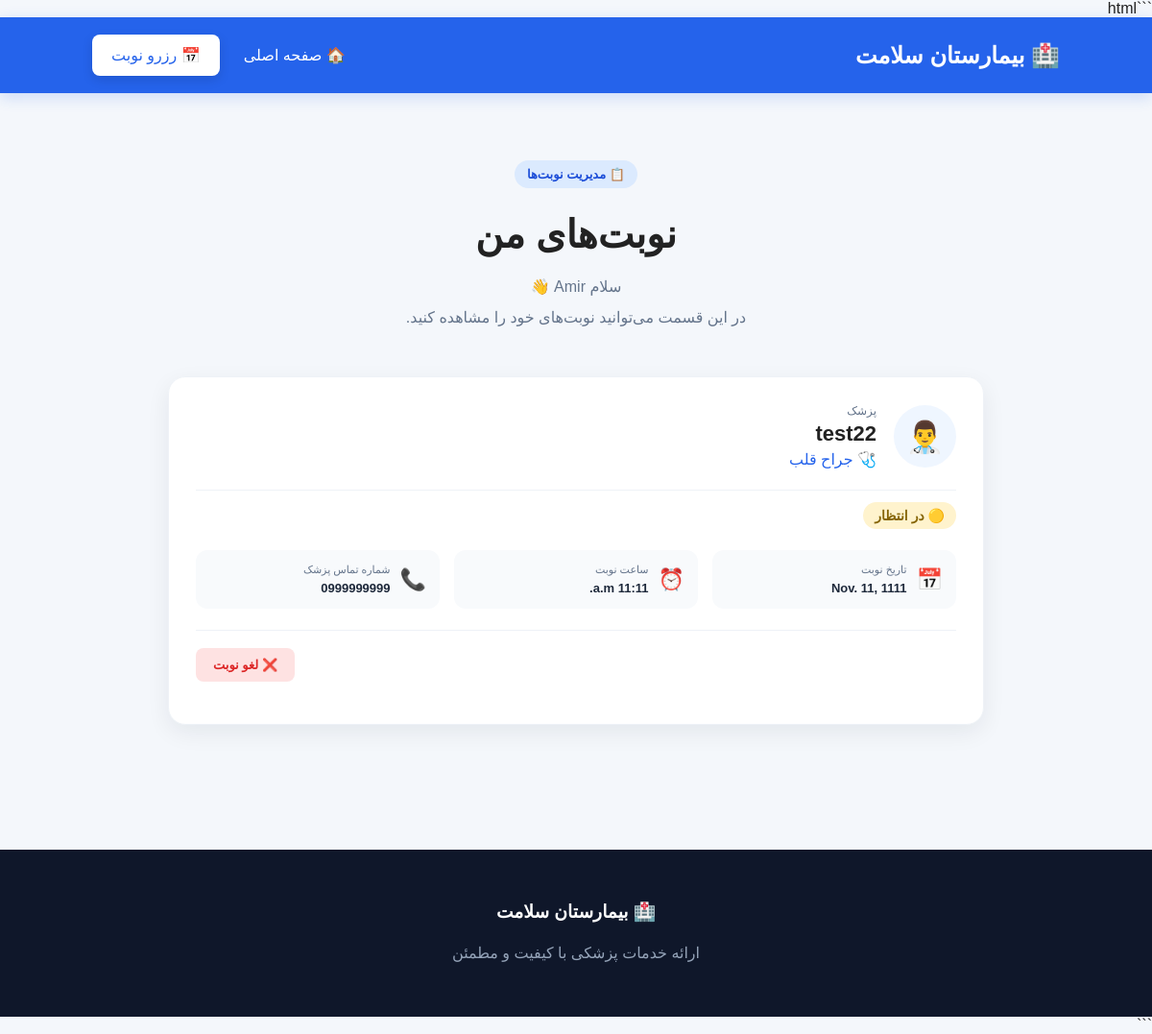
Screenshot of /my-appointments/ (signed in) with the database file from the repository.
### hospital/models.py (models this page shows, shortened)
class Appointment(models.Model):
    STATUS_CHOICES = [
        ("pending", "در انتظار"),
        ("confirmed", "تأیید شده"),
        ("cancelled", "لغو شده"),
        ("completed", "انجام شده"),
    ]
    patient = models.ForeignKey(
        User,
        on_delete=models.CASCADE,
        null=True,
        blank=True
    )
    patient_name = models.CharField(max_length=100)
    doctor = models.ForeignKey(
        Doctor,
        on_delete=models.CASCADE
    )
    date = models.DateField()
    time = models.TimeField()
    status = models.CharField(
        max_length=20,
        choices=STATUS_CHOICES,
        default="pending"
    )

class Doctor(models.Model):
    name = models.CharField(max_length=100)
    specialty = models.CharField(max_length=100)
    phone = models.CharField(max_length=20)

### hospital/views.py (the view)
# urls.py: path("my-appointments/",my_appointments,name="my_appointments"),
@login_required(login_url="/login/")
def my_appointments(request):
    appointments = Appointment.objects.filter(
        patient=request.user
    ).order_by("-date", "-time")
    return render(
        request,
        "my_appointments.html",
        {
            "appointments": appointments
        }
    )

### Templates/my_appointments.html (shortened to what this page needs)
{% load static %}
<!DOCTYPE html>
<html lang="fa" dir="rtl">
<head>
    <link rel="stylesheet" href="{% static 'css/style.css' %}">
</head>
<body class="appointments-page">
<nav>
    <h2>🏥 بیمارستان سلامت</h2>
    <div>
        <a href="{% url 'home' %}">
            🏠 صفحه اصلی
        </a>
        <a class="button" href="{% url 'appointment' %}">
            📅 رزرو نوبت
        </a>
    </div>
</nav>
<section class="appointments-section">
    <div class="appointments-header">
        <span class="hero-badge">
            📋 مدیریت نوبت‌ها
        </span>
        <h1>
            نوبت‌های من
        </h1>
        <p>
            سلام {{ user.first_name|default:user.username }} 👋
            <br>
            در این قسمت می‌توانید نوبت‌های خود را مشاهده کنید.
        </p>
    </div>
    <div class="appointments-container">
        {% for item in appointments %}
            <div class="appointment-card">
                <div class="appointment-card-top">
                    <div class="doctor-mini-icon">
                        👨‍⚕️
                    </div>
                    <div>
                        <span class="appointment-label">
                            پزشک
                        </span>
                        <h2>
                            {{ item.doctor.name }}
                        </h2>
                        <p class="doctor-specialty">
                            🩺 {{ item.doctor.specialty }}
                        </p>
                    </div>
                </div>
                <div class="appointment-status">
                    {% if item.status == "pending" %}
                        <span class="status pending">
                            🟡 در انتظار
                        </span>
                    {% elif item.status == "confirmed" %}
                        <span class="status confirmed">
                            🟢 تأیید شده
                        </span>
                    {% elif item.status == "cancelled" %}
                        <span class="status cancelled">
                            🔴 لغو شده
                        </span>
                    {% elif item.status == "completed" %}
                        <span class="status completed">
                            🔵 انجام شده
                        </span>
                    {% endif %}
                </div>
                <div class="appointment-info">
                    <div class="info-item">
                        <span class="info-icon">
                            📅
                        </span>
                        <div>
                            <small>
                                تاریخ نوبت
                            </small>
                            <strong>
                                {{ item.date }}
                            </strong>
                        </div>
                    </div>
                    <div class="info-item">
                        <span class="info-icon">
                            ⏰
                        </span>
                        <div>
                            <small>
                                ساعت نوبت
                            </small>
                            <strong>
                                {{ item.time }}
                            </strong>
                        </div>
                    </div>
                    <div class="info-item">
                        <span class="info-icon">
                            📞
                        </span>
                        <div>
                            <small>
                                شماره تماس پزشک
                            </small>
                            <strong>
                                {{ item.doctor.phone }}
                            </strong>
                        </div>
                    </div>
                </div>
                <div class="appointment-actions">
                    {% if item.status == "pending" or item.status == "confirmed" %}
                        <form
                            method="POST"
                            action="{% url 'cancel_appointment' item.id %}"
                            onsubmit="return confirm('آیا مطمئن هستید که می‌خواهید این نوبت را لغو کنید؟');"
                        >
                            <button
                                type="submit"
                                class="cancel-button"
                            >
                                ❌ لغو نوبت
                            </button>
                        </form>
                    {% endif %}
                </div>
            </div>
        {% endfor %}
    </div>
</section>
<footer>
    <h3>
        🏥 بیمارستان سلامت
    </h3>
    <p>
        ارائه خدمات پزشکی با کیفیت و مطمئن
    </p>
</footer>
</body>
</html>

### static/css/style.css (style rules this page uses)
* { box-sizing: border-box; }
html { scroll-behavior: smooth; }
body { margin: 0; font-family: Arial, sans-serif; background: #f4f7fb; color: #222; }
nav { background: #2563eb; color: white; padding: 18px 8%; display: flex; justify-content: space-between; align-items: center; gap: 20px; box-shadow: 0 4px 15px rgba(37, 99, 235, 0.2); animation: navDown 0.6s ease; }
nav h2 { margin: 0; }
nav div { display: flex; align-items: center; gap: 10px; }
nav a { color: white; text-decoration: none; padding: 9px 13px; border-radius: 8px; transition: 0.3s ease; }
.button, .doctor-card a { display: inline-block; background: #2563eb; color: white; padding: 12px 20px; border-radius: 8px; text-decoration: none; border: none; cursor: pointer; transition: transform 0.25s ease, box-shadow 0.25s ease, background 0.25s ease; }
.hero-badge, .section-badge { display: inline-block; background: #dbeafe; color: #2563eb; padding: 8px 15px; border-radius: 50px; font-size: 14px; font-weight: bold; margin-bottom: 15px; }
footer { margin-top: 60px; padding: 40px 20px; text-align: center; background: #172554; color: white; }
footer p { color: #bfdbfe; line-height: 1.8; }
nav div { display: flex; align-items: center; gap: 10px; flex-wrap: wrap; }
nav div > a { display: inline-flex; align-items: center; justify-content: center; padding: 9px 15px; border-radius: 8px; transition: all 0.25s ease; }
nav div > a:not(.button) { background: transparent; }
nav div > a.button { background: white; color: #2563eb; box-shadow: 0 4px 12px rgba(0, 0, 0, 0.12); }
.appointments-page { background: #f4f7fb; }
.appointments-section { min-height: calc(100vh - 80px); padding: 70px 8%; }
.appointments-header { text-align: center; margin-bottom: 45px; animation: fadeUp 0.7s ease; }
.appointments-header h1 { font-size: 40px; margin: 10px 0; }
.appointments-header p { color: #64748b; line-height: 2; }
.appointments-container { max-width: 850px; margin: 0 auto; display: flex; flex-direction: column; gap: 22px; }
.appointment-card { background: white; padding: 28px; border-radius: 18px; box-shadow: 0 8px 25px rgba(15, 23, 42, 0.07); border: 1px solid #eef2f7; transition: transform 0.3s ease, box-shadow 0.3s ease; animation: fadeUp 0.6s ease both; }
.appointment-card-top { display: flex; align-items: center; gap: 18px; padding-bottom: 22px; border-bottom: 1px solid #eef2f7; }
.doctor-mini-icon { width: 65px; height: 65px; flex-shrink: 0; display: flex; align-items: center; justify-content: center; border-radius: 50%; background: #eff6ff; font-size: 32px; transition: 0.3s ease; }
.appointment-label { color: #64748b; font-size: 12px; }
.appointment-card h2 { margin: 4px 0; font-size: 22px; }
.doctor-specialty { margin: 0; color: #2563eb; }
.appointment-info { display: grid; grid-template-columns: repeat(3, 1fr); gap: 15px; padding: 22px 0; }
.info-item { display: flex; align-items: center; gap: 10px; padding: 14px; border-radius: 12px; background: #f8fafc; }
.info-icon { font-size: 22px; }
.info-item small { display: block; color: #64748b; font-size: 11px; margin-bottom: 5px; }
.info-item strong { display: block; font-size: 13px; color: #1e293b; word-break: break-word; }
.appointment-actions { padding-top: 18px; border-top: 1px solid #eef2f7; text-align: left; }
.cancel-button { border: none; padding: 10px 18px; border-radius: 8px; background: #fee2e2; color: #dc2626; font-family: Arial, sans-serif; font-size: 13px; font-weight: bold; cursor: pointer; transition: 0.25s ease; }
.hero-badge { display: inline-block; padding: 7px 13px; border-radius: 30px; background: #dbeafe; color: #1d4ed8; font-size: 13px; font-weight: bold; }
footer { padding: 35px 20px; text-align: center; background: #0f172a; color: white; }
footer p { color: #94a3b8; }
.appointment-status { margin-top: 12px; }
.status { display: inline-block; padding: 6px 12px; border-radius: 20px; font-size: 14px; font-weight: 600; }
.status.pending { background: #fff3cd; color: #856404; }

### rows the page displays
Appointment: doctor.name "test22", doctor.specialty "جراح قلب", status "🟡 در انتظار", date "Nov. 11, 1111", time "11:11 a.m.", doctor.phone "0999999999"

### other values shown
{{ user.first_name|default:user.username }} "Amir"
